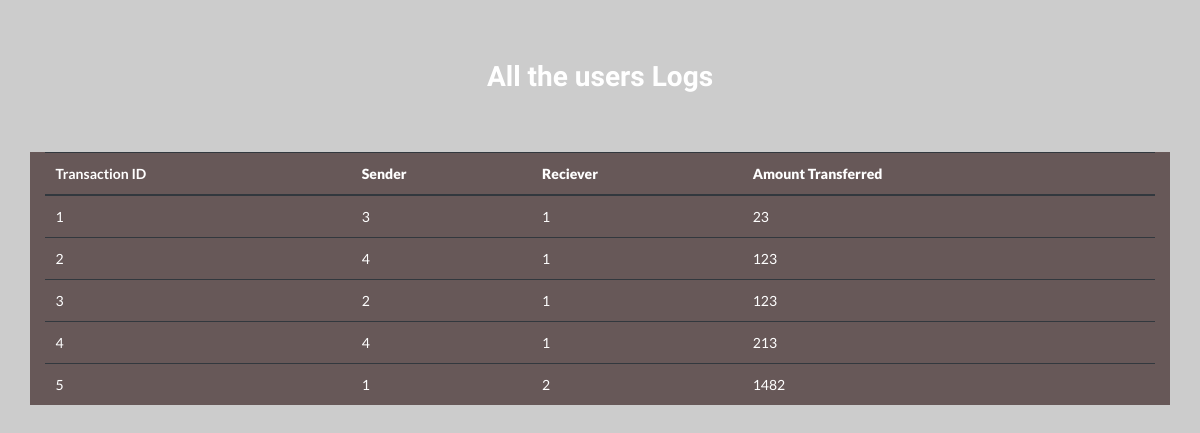
Page /logs on the earlier database version.
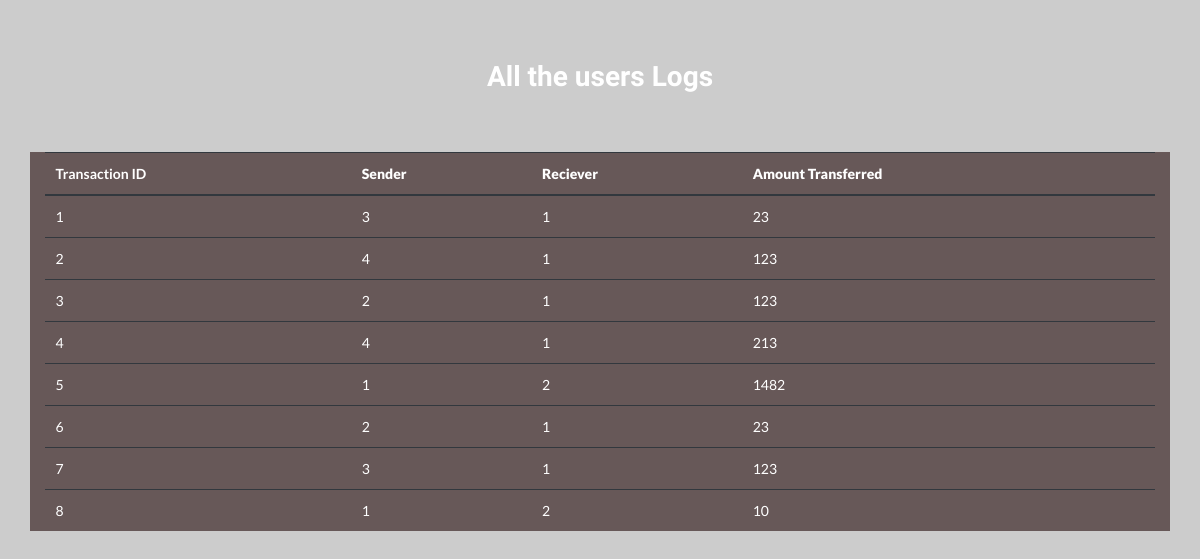
Same page on the later database version.
### tables this page shows
CREATE TABLE LOGS (  TRANSACTION_ID integer primary key AUTOINCREMENT, Sender number  , Reciever number ,credit_number number ,foreign key(Sender) references Users(uid),foreign key(Reciever) references Users(uid));

### Sparks/__init__.py (the view)
@app.route('/logs')
def logs():
   con=sql.connect('Database.db')
   cur=con.cursor()
   log=cur.execute('Select * from logs').fetchall()
   return render_template('Logs.html',user_logs=log)

### Sparks/Templates/Logs.html (shortened to what this page needs)
<!doctype html>
<html lang="en">
  <head>
    <link rel="stylesheet" href="https://stackpath.bootstrapcdn.com/bootstrap/4.1.3/css/bootstrap.min.css">
    <link rel="stylesheet" href="https://cdn.jsdelivr.net/npm/semantic-ui@2.4.2/dist/semantic.min.css">
    <h1 style="text-align: center;margin-top: 2%  ; padding:1%;color: white;font-family: 'Shadows Into Light', cursive;">All the users Logs</i></h1>
  </head>
  <body>
    <div class="container" style="margin-top: 4%; position: relative;background-color: rgba(78, 59, 59, 0.795);">
        <table class=" table table-boderless table-dark" style="background-color: rgba(143, 138, 138, 0);">
            <thead>
              <tr>
                <th scope="col">Transaction ID</th>
                <th scope="col"><b>Sender</b></th>
                <th scope="col"><b>Reciever</b></th>
                <th scope="col"><b>Amount Transferred</b></th>
              </tr>
            </thead>
            <tbody>
              {% for log in user_logs %}
              <tr>
                <td>{{log[0]}}</td>
                <td>{{log[1]}}</td>
                <td>{{log[2]}}</td>
                <td>{{log[3]}}</td>
              </tr>
              {% endfor %}
            </tbody>
          </table>
    </div>
  </body>
</html>

### Sparks/Templates/Logs.html (style rules this page uses)
head { margin-top: 2%; }
body { background-image: url("https://wallpapercave.com/wp/wp2757874.gif"); background-color: #cccccc; background-position:center; width: 100%; height: auto; padding: 2%; }

Differences in the rows shown:
added LOGS: TRANSACTION_ID "6", Sender "2", Reciever "1", credit_number "23"
added LOGS: TRANSACTION_ID "7", Sender "3", Reciever "1", credit_number "123"
added LOGS: TRANSACTION_ID "8", Sender "1", Reciever "2", credit_number "10"
